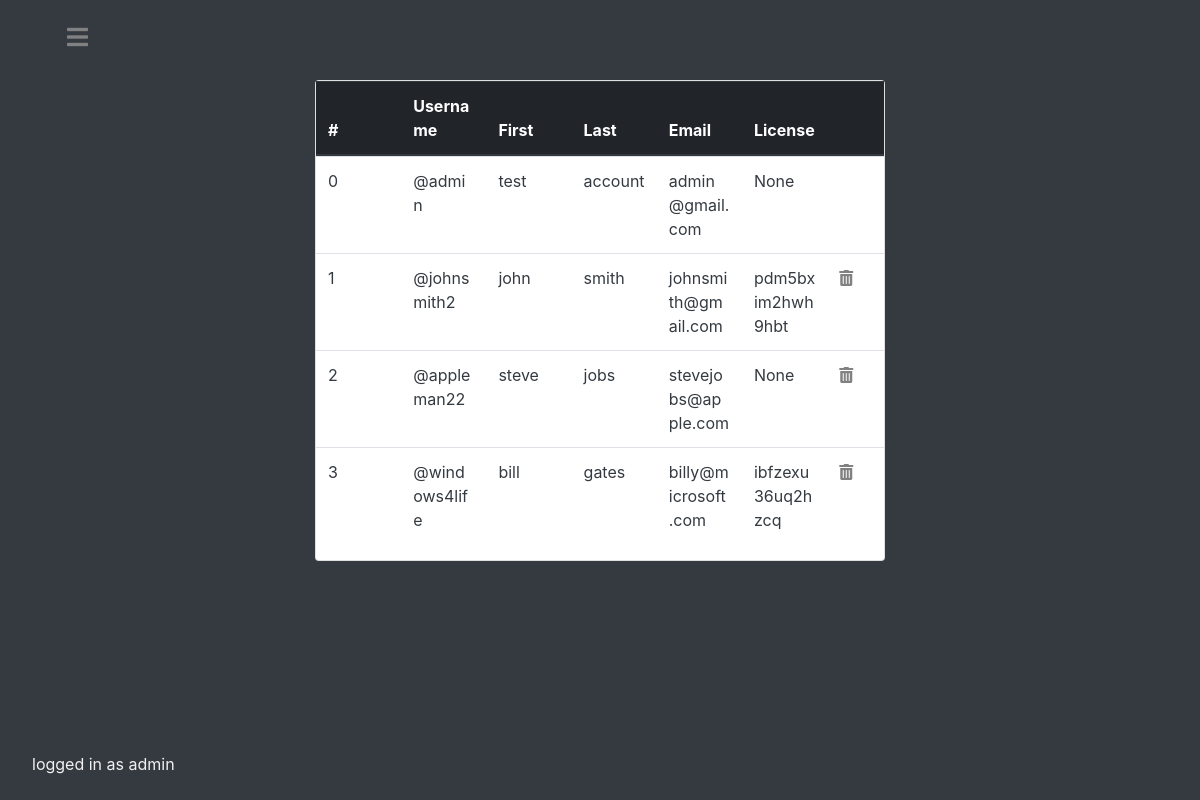
The page /admin/dashboard/users (signed in) on the database its author committed.
### tables this page shows
CREATE TABLE users (username text PRIMARY KEY, fName text, sName text, emailAddress text, password text, admin bool);

CREATE TABLE licenses (license text PRIMARY KEY, username text, boundToUser boolean, boundToDevice boolean, HWID string, devicename string, nextrenewal string, plan string, stripeSessionID string);

### main.py (the view, shortened to what this page needs)
@app.route("/admin/dashboard/users", methods=['GET', 'POST'])
@login_required
def adminusers():
    if current_user.getAdminPerms():
        db = Database()
        tempusers = db.getAll('users')
        users = []
        for user in tempusers:
            user = list(user)
            dbattempt = db.checkIfUserHasLicense(user[0])
            if dbattempt:
                user.append(dbattempt)
            else:
                user.append(None)
            users.append(user)
        db.closeConnection()
        return render_template('adminusers.html', users=users)
    else:
        reason = f'Insufficient permissions.'
        return render_template('redirect.html', reason=reason)

### api.py (called while the page is built)
    def closeConnection(self):
        self.conn.close()
        return

    def getAll(self, dbname):
        self.c.execute(f'''SELECT * FROM {dbname}''')
        result = self.c.fetchall()
        return result

    def searchUsersByUsername(self, user):
        self.c.execute(f'''SELECT * FROM users WHERE username = ?''', (user,))
        result = self.c.fetchone()
        return result

    def checkIfUserHasLicense(self, username):
        self.c.execute(f'''SELECT license FROM licenses WHERE username = ?''',
                       (username,))
        result = self.c.fetchone()
        if result:
            return result[0]
        else:
            return False

### main.py (called while the page is built)
@login_manager.user_loader
def load_user(username):
    dbconnection = Database()
    result = dbconnection.searchUsersByUsername(username)
    dbconnection.closeConnection()
    if result:
        if result[5] == "FALSE":
            return User(result[0], result[1], result[2], result[3], result[4])
        else:
            return AdministativeUser(result[0], result[1], result[2], result[3], result[4])
    else:
        return None

    def getAdminPerms(self):
        return self.isadmin

### templates/adminusers.html (shortened to what this page needs)
<!DOCTYPE html>
<html lang="en">
<head>
    <link rel="stylesheet" href="https://use.fontawesome.com/releases/v5.0.8/css/all.css">
    <link rel="stylesheet" href="https://maxcdn.bootstrapcdn.com/bootstrap/4.0.0/css/bootstrap.min.css"
>
    <link rel= "stylesheet" type= "text/css" href= "{{ url_for('static',filename='styles/adminusers.css') }}">
</head>
<body class="bg-dark">
<div id="mySidenav" class="sidenav">
    <p class="footer fixed-bottom">logged in as {{ current_user.id }}</p>
</div>
<div id="main" class="container-fluid h-10 bg-dark text-white">
    <div class="col-3 text-left">
        <div class="navbarbutton"><a href="#" onclick="openNav()"><i class="fas fa-bars"></i></a></div>
    </div>
</div>
<div class="container-fluid h-80 bg-dark text-white">
    <div class="row h-90">
        <div class="col-3 text-left">
        </div>
        <div class="col-md-6 text-left justify-content-center align-items-center">
            <div class="card">
                <table id="dbtable" class="table mb-3 px-2">
                    <thead class="thead-dark">
                    <tr class="clickable">
                        <th scope="col" onclick="sortTable2(0)">#</th>
                        <th scope="col" onclick="sortTable2(1)">Username</th>
                        <th scope="col" onclick="sortTable2(2)">First</th>
                        <th scope="col" onclick="sortTable2(3)">Last</th>
                        <th scope="col" onclick="sortTable2(4)">Email</th>
                        <th scope="col" onclick="sortTable2(5)">License</th>
                        <th scope="col" width="10%"></th>
                    </tr>
                    </thead>
                    <tbody>
                    {% for value in users %}
                    <tr class="text-dark">
                        <td scope="row ">{{ users.index(value) }}</td>
                        <td>@{{ value[0] }}</td>
                        <td>{{ value[1] }}</td>
                        <td>{{ value[2] }}</td>
                        <td>{{ value[3] }}</td>
                        <td>{{ value[6] }}</td>
                        {% if value[5] == "FALSE" %}
                            <td width="10%"><form method="post"><button  id="delete" name="delete" type="submit" class="invisblebutton" value="{{ value[0] }}"><i class="fas fa-trash-alt"></i></button></form></td>
                        {% else %}
                            <td width="10%"></td>
                        {% endif %}
                    </tr>
                    {% endfor %}
                    </tbody>
                </table>
            </div>
        </div>
        <div class="col-3"></div>
    </div>
</div>
<div class="container-fluid h-10 bg-dark text-white "></div>
</body>
</html>

### static/styles/adminusers.css (style rules this page uses)
body,html { height:100%; }
.h-90 { height:90%; }
.h-80 { height:80%; }
.h-10 { height:10%; }
.sidenav { height: 100%; width: 0; position: fixed; z-index: 1; top: 0; left: 0; background-color: #111; overflow-x: hidden; padding-top: 60px; transition: 0.5s; }
.footer { color: #f1f1f1; padding: 8px 8px 8px 32px; white-space: nowrap; }
.navbarbutton { font-size: 150%; color: #E5D4C0; position: fixed; }
.navbarbutton a { padding: 8px 8px 8px 32px; color: #818181; transition: 0.3s; }
.navbarbutton a:link { color: #818181; }
.invisblebutton { background: none!important; border: none; padding: 0!important; font-family: arial, sans-serif; color: #818181; text-decoration: underline; cursor: pointer; }
.clickable { cursor: pointer; }
table { width: 100%; }
thead, tbody tr { display: table; width: 100%; table-layout: fixed; }
tbody { display: block; overflow-y: auto; table-layout: fixed; max-height: 500px; }
#main { transition: margin-left .5s; padding: 20px; }

### rows shown on the page
users: id "admin", index "0", username "admin", fName "test", sName "account", emailAddress "admin@gmail.com", value "None", admin True (drawn)
users: username "johnsmith2", fName "john", sName "smith", emailAddress "johnsmith@gmail.com", admin True (drawn)
licenses: license "pdm5bxim2hwh9hbt"
users: index "2", username "appleman22", fName "steve", sName "jobs", emailAddress "stevejobs@apple.com", value "None"
users: username "windows4life", fName "bill", sName "gates", emailAddress "billy@microsoft.com", admin True (drawn)
licenses: license "ibfzexu36uq2hzcq"

### other values the page prints
{{ users.index(value) }} "1" "3"
